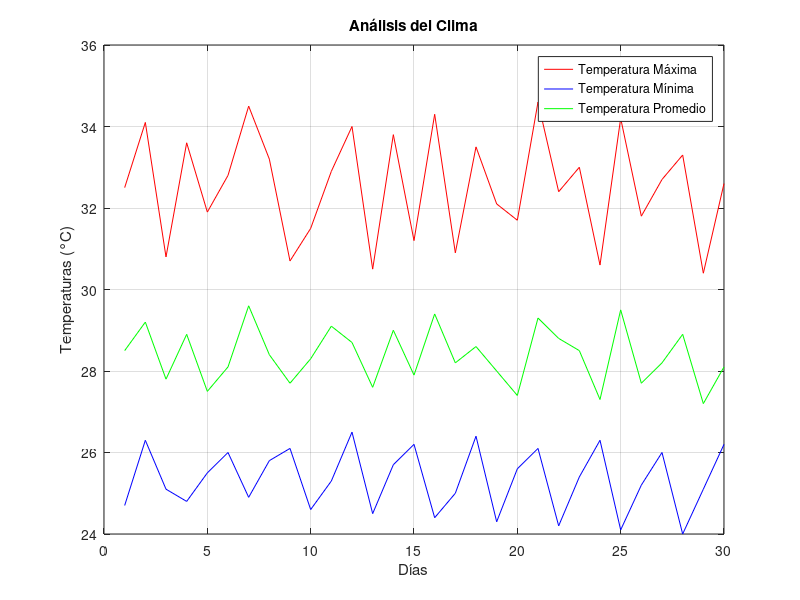

Write the MATLAB code that produced this figure.
time = [1, 2, 3, 4, 5, 6, 7, 8, 9, 10, 11, 12, 13, 14, 15, 16, 17, 18, 19, 20, 21, 22, 23, 24, 25, 26, 27, 28, 29, 30];

max_temp = [32.5 34.1 30.8 33.6 31.9 32.8 34.5 33.2 30.7 31.5 32.9 34.0 30.5 33.8 31.2 34.3 30.9 33.5 32.1 31.7 34.6 32.4 33.0 30.6 34.2 31.8 32.7 33.3 30.4 32.6];

min_temp = [24.7 26.3 25.1 24.8 25.5 26.0 24.9 25.8 26.1 24.6 25.3 26.5 24.5 25.7 26.2 24.4 25.0 26.4 24.3 25.6 26.1 24.2 25.4 26.3 24.1 25.2 26.0 24.0 25.1 26.2];

prom_temp = [28.5 29.2 27.8 28.9 27.5 28.1 29.6 28.4 27.7 28.3 29.1 28.7 27.6 29.0 27.9 29.4 28.2 28.6 28.0 27.4 29.3 28.8 28.5 27.3 29.5 27.7 28.2 28.9 27.2 28.1];

plot(time, max_temp, '-r', time, min_temp, '-b', time, prom_temp, '-g');
title('Análisis del Clima');
xlabel('Días');
ylabel('Temperaturas (°C)');
legend('Temperatura Máxima', 'Temperatura Mínima', 'Temperatura Promedio');
grid on;
